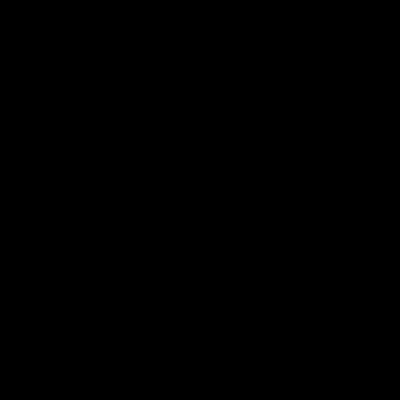
Frame 1 (no input)
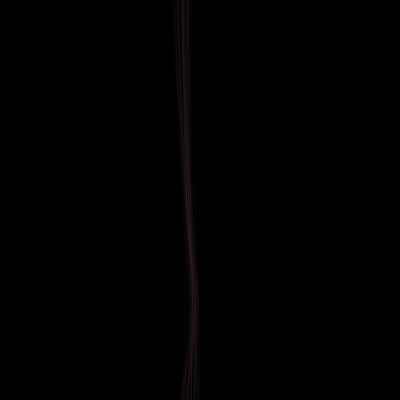
Frame 60 (the mouse pressed at the canvas centre just before this capture)
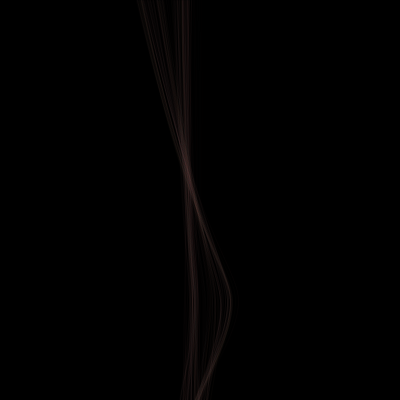
Frame 120 (the mouse held since frame 60 and released just before this capture)

The Processing sketch that drew these frames (run headless with seeded random() and noise(); from frame 60 on, the mouse is pressed at the canvas centre):

// Processing sketch: processing_25026
// ── processing_25026.pde

int N = 5;
float[] freqs = {200,200,200,200,200};

void setup(){
  size(400,400);
  background(0);
  colorMode(HSB,255);
}

void draw(){
  
  noFill();
  stroke(int(20*abs(sin(frameCount/200.))),100,int(200*abs(sin(frameCount/20.))),8);
  
  float h = height/(N-1);
  
  beginShape();
  vertex(freqs[0], 0);
  
  freqs[0] += random(8) -4;
  for(int i=1; i<N; i++){
    curveVertex(freqs[i], h*i);
    freqs[i] += random(8) -4;
  }
  
  curveVertex(freqs[N-1], height);
  
  endShape();
}
